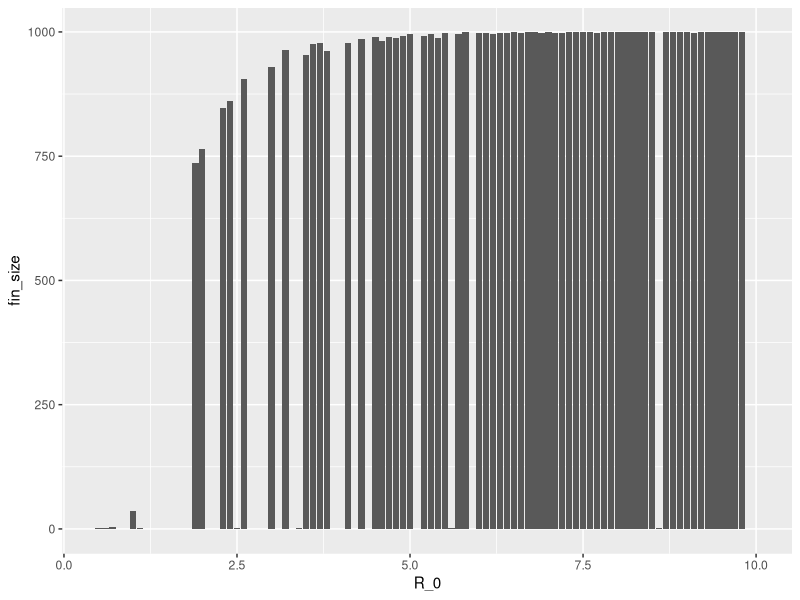

Write the R code that produced this figure.
## ---- chunk 1
knitr::opts_chunk$set(echo = TRUE)
## ---- chunk 2
simSIR.Markov <- function(N, beta, gamma) {

  # initial number of infectives and susceptibles;
  I <- 1
  S <- N-1;

  # recording time;
  t <- 0;
  times <- c(t);

  # a vector which records the type of event (1=infection, 2=removal)
  type <- c(1);

  while (I > 0) {

    # time to next event;
    t <- t + rexp(1, (beta/N)*I*S + gamma*I);
    times <- append(times, t);
    
    if (runif(1) < beta*S/(beta*S + N*gamma)) {
      # infection
      I <- I+1;
      S <- S-1;
      type <- append(type, 1);
    }
    else {
      #removal
      I <- I-1
      type <- append(type, 2);
    }
  }
  
  # record the final size , i.e. the number of initially susceptlbles who 
  # contracted the disease sometime during the epidemic.
  #
  #
  #
  
  # record the times of events (infections/removals) as well as the type
  res <- list("t"=times, "type"=type);
  res
}
## ---- chunk 3
simSIR.Markov.alternative <- function(N, beta, gamma) {

  # initial number of infectives and susceptibles;
  I <- 1
  S <- N-1;

  # recording time;
  t <- 0;
  times <- c(t);

  # a vector which records the type of event (1=infection, 2=removal)
  type <- c(1);

  while (I > 0) {

    ############################################
    # simulate times to the next possible events
    ############################################
    
    # time to next infection
    if (S > 0) {
      t.next.infection <- t +  rexp(1, (beta/N)*I*S)
    }
    else {
      t.next.infection <- Inf;
    }
    
    # time to next removal    
    t.next.removal <- t + rexp(1, gamma*I)


    # check which of the two events happens first
    if (t.next.infection < t.next.removal) {
      # infection occurs
      I <- I+1;
      S <- S-1;
      type <- append(type, 1);
      times <- append(times, t.next.infection);
      t <- t.next.infection
    }
    else {
      #removal occurs
      I <- I-1
      times <- append(times, t.next.removal);
      type <- append(type, 2);
      t <- t.next.removal
    }
  }
  
  # record the final size , i.e. the number of initially susceptlbles who
  # contracted the disease sometime during the epidemic.
  #
  #
  
  # record the times of events (infections/removals) as well as the type
  #
  #
  res <- list("t"=times, "type"=type);
  res
}
## ---- chunk 4
simSIR.Non.Markov.constant <- function(N, beta, k) {

  # initial number of infectives and susceptibles;
  I <- 1
  S <- N-1;

  # recording time;
  t <- 0;
  times <- c(t);

  # create a vector containing the removal times of all the current infectives
  r <- k 

  # a vector which records the type of event (1=infection, 2=removal)
  type <- c(1);
  
  # a counter for labelling the individuals
  lambda <- 1;

  # a vector to store the labels
  labels <- c(1);

  while (I > 0) {

    ############################################
    # simulate times to the next possible events
    ############################################
    
    # time to next infection
    if (S > 0) {
      T  <- rexp(1, (beta/N)*I*S)
    }
    else {
      T <- Inf;
    }

    # time to next removal
    R <- min(r, na.rm=TRUE);
    
    # check which of the two events happens first
    if (t + T < R) {
      # infection occurs
      I <- I+1;
      S <- S-1;
      r <- append(r, t + T + k)
      type <- append(type, 1);
      times <- append(times, t + T);

      lambda <- lambda + 1;
      labels <- append(labels, lambda)
      t <- t + T
    }
    else {
      #removal occurs
      I <- I-1
      type <- append(type, 2);
      index.min.r <- which(min(r, na.rm=TRUE)==r)
      r[index.min.r] <- NA
      labels <- append(labels, index.min.r)
      times <- append(times, R);
      t <- R

      # update the vector of 
    }
  }
  
  # record the final size , i.e. the number of initially susceptlbles who contracted the disease sometime during the epidemic.
  #
  #
  
  # record the times of events (infections/removals) as well as the type
  #
  #
  res <- list("t"=times, "type"=type, "labels" = labels);
  res
}
## ---- chunk 5
simSIR.Non.Markov.gamma <- function(N, beta, gamma, delta) {

  # initial number of infectives and susceptibles;
  I <- 1
  S <- N-1;

  # recording time;
  t <- 0;
  times <- c(t);

  # create a vector containing the removal times of all the current infectives.
  k <- rgamma(1, gamma, delta)
  r <- k 

  # a vector which records the type of event (1=infection, 2=removal)
  type <- c(1);

  # a counter for labelling the individuals
  lambda <- 1;
  
  # a vector to store the labels
  labels <- c(1);

  while (I > 0) {

    ############################################
    # simulate times to the next possible events
    ############################################
    
    # time to next infection
    if (S > 0) {
      T  <- rexp(1, (beta/N)*I*S)
    }
    else {
      T <- Inf;
    }

    # time to next removal
    R <- min(r, na.rm=TRUE);
    
    # check which of the two events happens first
    if (t + T < R) {
      # infection occurs
      I <- I+1;
      S <- S-1;
      k <- rgamma(1, gamma, delta)
      r <- append(r, t + T + k)

      lambda <- lambda + 1;
      labels <- append(labels, lambda)
      type <- append(type, 1);
      times <- append(times, t + T);
      t <- t + T
    }
    else {
      #removal occurs
      I <- I-1
      type <- append(type, 2);
      index.min.r <- which(min(r, na.rm=TRUE)==r)
      r[index.min.r] <- NA
      labels <- append(labels, index.min.r)
      times <- append(times, R);
      t <- R      
    }
  }
  
  # record the final size , i.e. the number of initially susceptlbles who contracted the disease sometime during the epidemic.
  #
  #
  
  # record the times of events (infections/removals) as well as the type
  #
  #
  res <- list("t"=times, "type"=type, "labels"=labels);
  res
}
## ---- chunk 6
simSIR.Markov(N=21, beta = 0.9, gamma = 1)
## ---- chunk 7
library(purrr)
map2(
  .x = c(0.9, 2, 4),
  .y = c(1, 1, 1),
  .f = function(.x, .y){
    print(glue::glue("Beta = {.x}, Gamma = {.y}"))
    simSIR.Markov(N = 21, beta = .x, gamma = .y)
  }
)
## ---- chunk 8
simSIR.Markov <- function(N, beta, gamma) {

  # initial number of infectives and susceptibles;
  I <- 1
  S <- N-1;

  # recording time;
  t <- 0;
  times <- c(t);

  # a vector which records the type of event (1=infection, 2=removal)
  type <- c(1);

  while (I > 0) {

    # time to next event;
    t <- t + rexp(1, (beta/N)*I*S + gamma*I);
    times <- append(times, t);
    
    if (runif(1) < beta*S/(beta*S + N*gamma)) {
      # infection
      I <- I+1;
      S <- S-1;
      type <- append(type, 1);
    }
    else {
      #removal
      I <- I-1
      type <- append(type, 2);
    }
  }
  
  # record the final size , i.e. the number of initially susceptibles who 
  # contracted the disease sometime during the epidemic.
  fin_size = sum(type == 1) - 1
  duration = sum(t)
  
  # record the times of events (infections/removals) as well as the type
  #
  #
  res <- list(
    "t" = times, 
    "type" = type, 
    "fin_size" = fin_size, 
    "duration" = duration
    );
  res
}
## ---- chunk 9
map2(
  .x = c(0.9, 2, 4),
  .y = c(1, 1, 1),
  .f = function(.x, .y){
    print(glue::glue("Beta = {.x}, Gamma = {.y}"))
    simSIR.Markov(N = 21, beta = .x, gamma = .y)
  }
)
## ---- chunk 10
simSIR.Markov.alternative <- function(N, beta, gamma) {

  # initial number of infectives and susceptibles;
  I <- 1
  S <- N-1;

  # recording time;
  t <- 0;
  times <- c(t);

  # a vector which records the type of event (1=infection, 2=removal)
  type <- c(1);

  while (I > 0) {

    ############################################
    # simulate times to the next possible events
    ############################################
    
    # time to next infection
    if (S > 0) {
      t.next.infection <- t +  rexp(1, (beta/N)*I*S)
    }
    else {
      t.next.infection <- Inf;
    }
    
    # time to next removal    
    t.next.removal <- t + rexp(1, gamma*I)


    # check which of the two events happens first
    if (t.next.infection < t.next.removal) {
      # infection occurs
      I <- I+1;
      S <- S-1;
      type <- append(type, 1);
      times <- append(times, t.next.infection);
      t <- t.next.infection
    }
    else {
      #removal occurs
      I <- I-1
      times <- append(times, t.next.removal);
      type <- append(type, 2);
      t <- t.next.removal
    }
  }
  
  # record the final size , i.e. the number of initially susceptibles who 
  # contracted the disease sometime during the epidemic.
  fin_size = sum(type == 1) - 1
  duration = sum(t)
  
  # record the times of events (infections/removals) as well as the type
  #
  #
  res <- list(
    "t" = times, 
    "type" = type, 
    "fin_size" = fin_size, 
    "duration" = duration
    );
  res
}
## ---- chunk 11
map2(
  .x = c(0.9, 2, 4),
  .y = c(1, 1, 1),
  .f = function(.x, .y){
    print(glue::glue("Beta = {.x}, Gamma = {.y}"))
    simSIR.Markov.alternative(N = 21, beta = .x, gamma = .y)
  }
)
## ---- chunk 12
simSIR.Non.Markov.constant <- function(N, beta, k) {

  # initial number of infectives and susceptibles;
  I <- 1
  S <- N-1;

  # recording time;
  t <- 0;
  times <- c(t);

  # create a vector containing the removal times of all the current infectives
  r <- k 

  # a vector which records the type of event (1=infection, 2=removal)
  type <- c(1);
  
  # a counter for labelling the individuals
  lambda <- 1;

  # a vector to store the labels
  labels <- c(1);

  while (I > 0) {

    ############################################
    # simulate times to the next possible events
    ############################################
    
    # time to next infection
    if (S > 0) {
      T  <- rexp(1, (beta/N)*I*S)
    }
    else {
      T <- Inf;
    }

    # time to next removal
    R <- min(r, na.rm=TRUE);
    
    # check which of the two events happens first
    if (t + T < R) {
      # infection occurs
      I <- I+1;
      S <- S-1;
      r <- append(r, t + T + k)
      type <- append(type, 1);
      times <- append(times, t + T);

      lambda <- lambda + 1;
      labels <- append(labels, lambda)
      t <- t + T
    }
    else {
      #removal occurs
      I <- I-1
      type <- append(type, 2);
      index.min.r <- which(min(r, na.rm=TRUE)==r)
      r[index.min.r] <- NA
      labels <- append(labels, index.min.r)
      times <- append(times, R);
      t <- R

      # update the vector of 
    }
  }
  
  # record the final size , i.e. the number of initially susceptibles who 
  # contracted the disease sometime during the epidemic.
  fin_size = sum(type == 1) - 1
  duration = sum(t)
  
  # record the times of events (infections/removals) as well as the type
  #
  #
  res <- list(
    "t" = times, 
    "type" = type, 
    "fin_size" = fin_size, 
    "duration" = duration
    );
  res
}
## ---- chunk 13
map(
  .x = c(0.9, 2, 4),
  .f = function(.x){
    print(glue::glue("Beta = {.x}"))
    simSIR.Non.Markov.constant(N = 21, beta = .x, k = 1)
  }
)
## ---- chunk 14
simSIR.Non.Markov.gamma <- function(N, beta, gamma, delta) {

  # initial number of infectives and susceptibles;
  I <- 1
  S <- N-1;

  # recording time;
  t <- 0;
  times <- c(t);

  # create a vector containing the removal times of all the current infectives.
  k <- rgamma(1, gamma, delta)
  r <- k 

  # a vector which records the type of event (1=infection, 2=removal)
  type <- c(1);

  # a counter for labelling the individuals
  lambda <- 1;
  
  # a vector to store the labels
  labels <- c(1);

  while (I > 0) {

    ############################################
    # simulate times to the next possible events
    ############################################
    
    # time to next infection
    if (S > 0) {
      T  <- rexp(1, (beta/N)*I*S)
    }
    else {
      T <- Inf;
    }

    # time to next removal
    R <- min(r, na.rm=TRUE);
    
    # check which of the two events happens first
    if (t + T < R) {
      # infection occurs
      I <- I+1;
      S <- S-1;
      k <- rgamma(1, gamma, delta)
      r <- append(r, t + T + k)

      lambda <- lambda + 1;
      labels <- append(labels, lambda)
      type <- append(type, 1);
      times <- append(times, t + T);
      t <- t + T
    }
    else {
      #removal occurs
      I <- I-1
      type <- append(type, 2);
      index.min.r <- which(min(r, na.rm=TRUE)==r)
      r[index.min.r] <- NA
      labels <- append(labels, index.min.r)
      times <- append(times, R);
      t <- R      
    }
  }
  
  # record the final size , i.e. the number of initially susceptibles who 
  # contracted the disease sometime during the epidemic.
  fin_size = sum(type == 1) - 1
  duration = sum(t)
  
  # record the times of events (infections/removals) as well as the type
  #
  #
  res <- list(
    "t" = times, 
    "type" = type, 
    "fin_size" = fin_size, 
    "duration" = duration
    );
  res
}
## ---- chunk 15
pmap(
  .l = list(
    beta = c(0.9, 2, 4),
    gamma = c(1, 1, 1),
    delta = c(1, 1, 1)
  ),
  .f = function(beta, gamma, delta){
    print(glue::glue("Beta = {beta}, Gamma = {gamma}, Delta = {delta}"))
    simSIR.Non.Markov.gamma(N = 21, beta = beta, gamma = gamma, delta = delta)
  }
)
## ---- chunk 16
library(ggplot2)
## ---- chunk 17
test <- map_df(
  .x = seq(0.5, 10, by = 0.1),
  .f = function(.x){
    gamma <- 1 / .x
    N <- 1000
    fin_size <- simSIR.Markov.alternative(
        N = N, beta = 1, gamma = gamma
        )$fin_size
    fin_prop = fin_size / N
    
    return(data.frame(
      R_0 = .x,
      N = N,
      fin_size = simSIR.Markov.alternative(
        N = 1000, beta = 1, gamma = gamma
        )$fin_size,
      fin_prop = fin_prop
    ))
  }
)

ggplot(test, aes(x = R_0, y = fin_size)) +
  geom_bar(stat = "identity")
